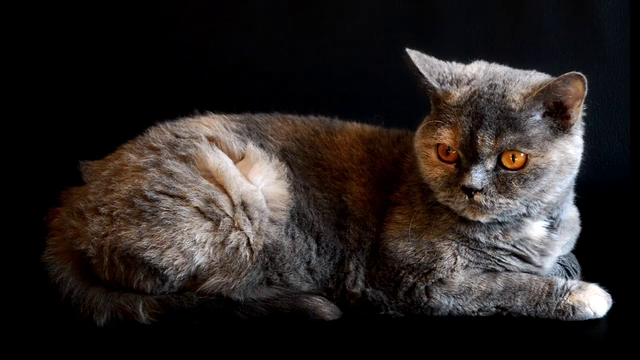
#> input picture frame 77 of opencv/input/video7.mp4, 640 x 360 px
$ python c3_opticalFlow.py
#> lines starting #> are read from the running program, lines starting #| are printed output that depends on the picture; after the words box and inside, x2 and y2 are one past the last pixel; in counts of white or black regions, pixels touching at a corner belong together
# 옵티클 플로우 예제(c3_opticalFlow.py)
# feature point 기반 optical flow 방법
# 비디오 읽기
import cv2
import numpy as np

cap = cv2.VideoCapture("../input/video7.mp4")
# ShiTomasi 코너 검출기 변수 설정
numMaxCorners = 20
feature_params = dict(maxCorners = numMaxCorners, qualityLevel = 0.3,
                      minDistance = 7,
                      blockSize =7)
# 루카스-카나데 기반 옵티클 플로우 변수 설정
lk_params = dict(winSize = (15,15),
                 maxLevel = 2,
                 criteria = (cv2.TERM_CRITERIA_EPS | cv2.TERM_CRITERIA_COUNT, 10,0.03))

# 초기 프레임에서 특징점 검출
ret, prevFrame = cap.read()
#> prevFrame is the input picture: shape (360, 640, 3); mean B, G, R 34.8, 36.6, 42.2
prevFrame = cv2.resize(prevFrame, (320,240))
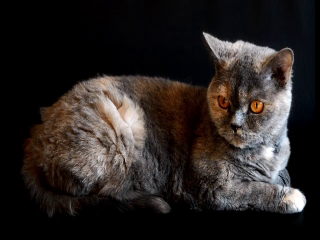
#> prevFrame: shape (240, 320, 3); mean B, G, R 34.8, 36.6, 42.2
prevGray = cv2.cvtColor(prevFrame, cv2.COLOR_BGR2GRAY)
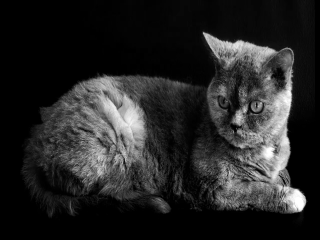
#> prevGray: shape (240, 320); min 0, max 255, mean 38.1
p0 = cv2.goodFeaturesToTrack(prevGray, mask =None, **feature_params)
#> p0 = 20 rows, first 8: [300, 209], [205, 34], [284, 186], [237, 128], [256, 108], [274, 147], [261, 101], [250, 112]
# 옵티클 플로우를 표현하기 위한 색 및 이미지 생성
flowColor = np.random.randint(0,255, (numMaxCorners, 3))
mask = np.zeros_like(prevFrame)
while(1):
    ret, curFrame = cap.read()
    if ret != True:
        break
    curFrame = cv2.resize(curFrame, (320,240))
#> curFrame: shape (240, 320, 3)
    curGgray = cv2.cvtColor(curFrame, cv2.COLOR_BGR2GRAY)
    p1, st, err = cv2.calcOpticalFlowPyrLK(prevGray, curGgray, p0, None, **lk_params)
#> p1 = 20 rows, first 8: [300, 209], [204.5, 33.99], [284, 186], [237, 128], [256, 108], [274, 147], [261, 101], [250, 112]; st = 20 values from 1 to 1; err = 20 values, max 3.36 at index 1, min 0.0121 at index 0, mean 1.2
    # good points 선택
    good_new = p1[st==1]
#> good_new has the same summary as p1
    good_old = p0[st==1]
#> good_old has the same summary as p0
    # 특징점 및 기준 프레임 업데이트
    prevGray = curGgray.copy()
    p0 = good_new.reshape(-1,1,2)
#> p0 has the same summary as p1
    # 특징점 추적 결과 표시
    for i , (new, old) in enumerate(zip(good_new, good_old)):
        a,b = new.ravel()
        c,d = old.ravel()
        mask = cv2.line(mask, (a,b), (c,d), flowColor[i].tolist(), 2)
        curFrame = cv2.circle(curFrame, (a,b), 5, flowColor[i].tolist(), -1)
#> this loop made 20 passes
#> (a, b, c, d) on passes 1 to 12: (300, 209, 300, 209), (204.5, 33.99, 205, 34), (284, 186, 284, 186), (237, 128, 237, 128), (256, 108, 256, 108), (274, 147, 274, 147), (261, 101, 261, 101), (250, 112, 250, 112), (263, 142, 263, 142), (118, 153, 118, 153), (242, 112, 242, 112), (292, 186, 292, 186)
#> pass 1, `curFrame = cv2.circle(curFrame, (a,b), 5, flowColor[i].tolist(), -1)`:
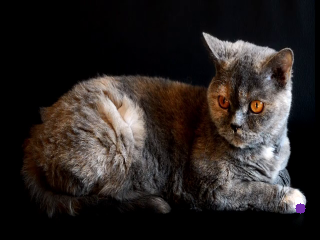
#> curFrame: shape (240, 320, 3); mean B, G, R 34.5, 36.4, 42.1
#> pass 2, `mask = cv2.line(mask, (a,b), (c,d), flowColor[i].tolist(), 2)`:
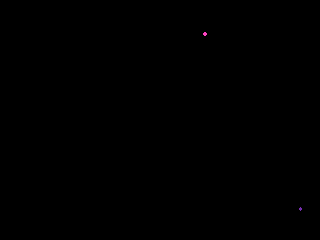
#> mask: shape (240, 320, 3); mean of channels 0, 1, 2 0, 0, 0.1; drawn as B, G, R
#> after the loop:
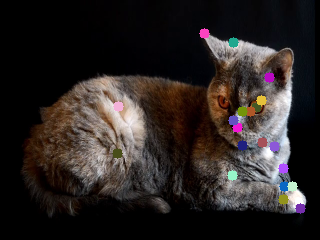
#> curFrame: shape (240, 320, 3); mean B, G, R 35.1, 36.5, 42.6
#> after the loop:
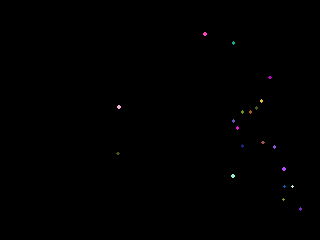
#> mask: shape (240, 320, 3); 0.19% of pixels changed, all inside (x1, y1, x2, y2) = (116, 41, 294, 201); drawn as B, G, R
    res = cv2.add(curFrame, mask)
    cv2.imshow('frame', res)
    # ESC 버튼 입력시 종료
    k = cv2.waitKey(30) & 0xff
#> (key Esc is pressed here)
    if k == 27:
        break

$ run again, starting later in the video
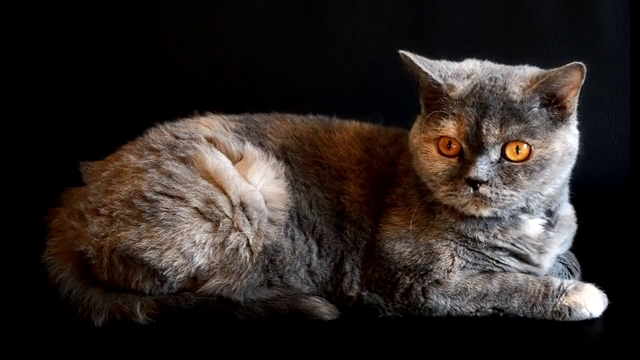
#> input picture frame 346 of opencv/input/video7.mp4, 640 x 360 px
#> prevFrame is the input picture: shape (360, 640, 3); mean B, G, R 36.2, 39.1, 46.3
#> prevFrame: shape (240, 320, 3)
#> `prevGray = cv2.cvtColor(prevFrame, cv2.COLOR_BGR2GRAY)`:
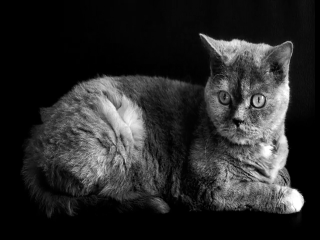
#> prevGray: shape (240, 320); min 0, max 255, mean 40.9
#> `p0 = cv2.goodFeaturesToTrack(prevGray, mask =None, **feature_params)`: p0 = 20 rows, first 8: [239, 123], [257, 103], [298, 209], [251, 107], [259, 96], [273, 146], [287, 185], [236, 115]
#> p1 = 20 rows, first 8: [239.1, 123], [257, 103], [298, 209], [251, 107], [259, 96], [273, 146], [287, 185], [236, 115]; st = 20 values from 1 to 1; err = 20 values, max 3.33 at index 9, min 0.00708 at index 11, mean 1.12
#> good_new has the same summary as p1
#> good_old has the same summary as p0
#> `p0 = good_new.reshape(-1,1,2)`: p0 has the same summary as p1
#> the loop `for i , (new, old) in enumerate(zip(good_new, good_old)):` made 20 passes
#> (a, b, c, d) on passes 1 to 8: (239.1, 123, 239, 123), (257, 103, 257, 103), (298, 209, 298, 209), (251, 107, 251, 107), (259, 96, 259, 96), (273, 146, 273, 146), (287, 185, 287, 185), (236, 115, 236, 115)
#> after the loop `for i , (new, old) in enumerate(zip(good_new, good_old)):`:
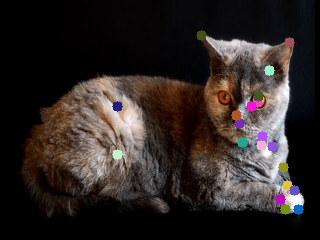
#> curFrame: shape (240, 320, 3); mean B, G, R 36.9, 39, 46.7

$ run again, starting later in the video
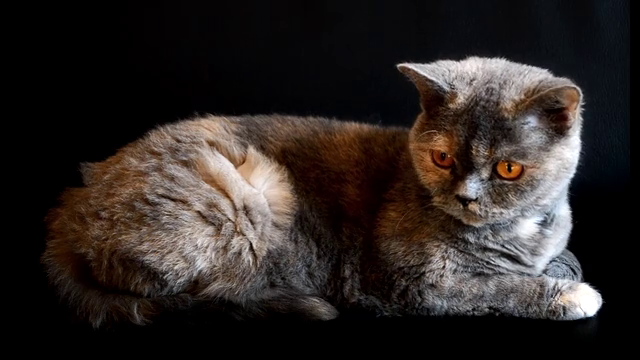
#> input picture frame 616 of opencv/input/video7.mp4, 640 x 360 px
#> prevFrame is the input picture: shape (360, 640, 3); mean B, G, R 36.3, 38.6, 45.3
#> prevFrame: shape (240, 320, 3)
#> `prevGray = cv2.cvtColor(prevFrame, cv2.COLOR_BGR2GRAY)`:
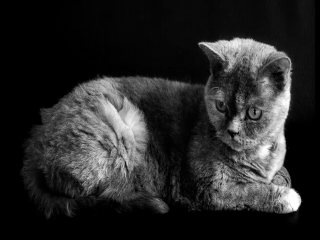
#> prevGray: shape (240, 320); min 0, max 255, mean 40.3
#> `p0 = cv2.goodFeaturesToTrack(prevGray, mask =None, **feature_params)`: p0 = 20 rows, first 8: [296, 208], [289, 186], [234, 135], [254, 115], [200, 44], [277, 188], [265, 80], [282, 210]
#> p1 = 20 rows, first 8: [296, 208], [289, 186], [234.3, 135.1], [254.2, 114.9], [200.1, 44.3], [277, 188], [264.9, 79.78], [282, 210]; st = 20 values from 1 to 1; err = 20 values, max 5.63 at index 18, min 0.000556 at index 16, mean 2.16
#> good_new has the same summary as p1
#> good_old has the same summary as p0
#> `p0 = good_new.reshape(-1,1,2)`: p0 has the same summary as p1
#> the loop `for i , (new, old) in enumerate(zip(good_new, good_old)):` made 20 passes
#> (a, b, c, d) on passes 1 to 8: (296, 208, 296, 208), (289, 186, 289, 186), (234.3, 135.1, 234, 135), (254.2, 114.9, 254, 115), (200.1, 44.3, 200, 44), (277, 188, 277, 188), (264.9, 79.78, 265, 80), (282, 210, 282, 210)
#> after the loop `for i , (new, old) in enumerate(zip(good_new, good_old)):`:
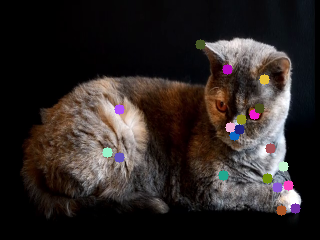
#> curFrame: shape (240, 320, 3); mean B, G, R 36.9, 38.5, 45.7
